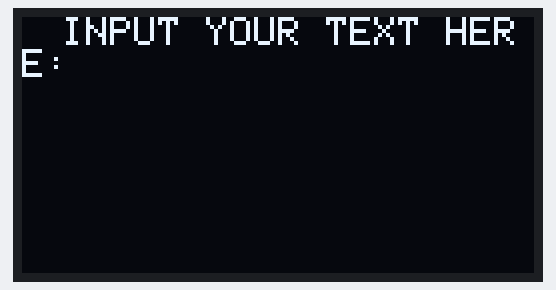
Recording of a sketch running on a simulated Arduino Uno, built with avr-gcc and run on an emulated ATmega328P. Shown: 128×64 one-colour display. The display library's start-up logo is not drawn.

Above: at 0.1 s.

The sketch:

Tinker_Tech_SSD1306.ino
```cpp
/*Greetings,
 * This is Krishna vardhan. This code is modified from the default examples of Adafruit of ssd1306 which is the library of the Oled screen 128x64.
 * However, there is a modification to be done in the header file which is in our libraries location.
 */

#include <SPI.h>      //including header libraries like serial peripheral(spi),wire
#include <Wire.h>
#include <Adafruit_GFX.h> //This is the core graphics library for all our displays, providing a common set of graphics primitives such as points, lines, circles, etc.
#include <Adafruit_SSD1306.h> // This is a library for our Monochrome OLEDs based on SSD1306 drivers.
#include <Adafruit_I2CDevice.h>

#define OLED_RESET 4
Adafruit_SSD1306 display(OLED_RESET);
#define NUMFLAKES 10
#define XPOS 0 //defining the x & y positions to our led
#define YPOS 1
#define DELTAY 2
#define LOGO16_GLCD_HEIGHT 16
#define LOGO16_GLCD_WIDTH 16

static const unsigned char PROGMEM logo16_glcd_bmp[] =
{
  B00000000, B11000000, B00000001, B11000000,
  B00000001, B11000000, B00000011, B11100000,
  B11110011, B11100000, B11111110, B11111000,
  B01111110, B11111111, B00110011, B10011111,
  B00011111, B11111100, B00001101, B01110000,
  B00011011, B10100000,B00111111, B11100000,
  B00111111, B11110000, B01111100, B11110000,
  B01110000, B01110000, B00000000, B00110000 };

#if (SSD1306_LCDHEIGHT != 64)
#error("Height incorrect, please fix Adafruit_SSD1306.h!");
#endif

void setup() {
Serial.begin(9600);
display.begin(SSD1306_SWITCHCAPVCC, 0x3C); // initialize with the I2C addr 0x3D (for the 128x64)
display.display();
//delay(2000);
display.setTextSize(1);
display.setTextColor(WHITE);
display.setCursor(10, 0);
display.clearDisplay();
display.println("INPUT YOUR TEXT HERE: ");

// Inverting the display

display.invertDisplay(true);
display.invertDisplay(false);
display.display();
display.clearDisplay(); }

void loop() {

while (1) {

display.setTextSize(1);
display.setTextColor(WHITE);  //color can be changed and the text size as well. however we can change our fonts as well but we have not done that in this project.
display.setCursor(10, 0);
display.clearDisplay();
display.println("input:");
printText();
display.display();

}

}

void printText(void) {
String s;
if (Serial.available()) {

s = Serial.readString(); //getting string input in variable "s"
display.println(s); //display in serial monitor
Serial.println(s);  // display in ssd1306
display.display();
display.println("\n"); // after every lock position, go to new line

}

delay(4000);

}
```

Measured:
- what the display in image 0 shows lasts 4.0 s, from 0.1 s to 4.1 s
